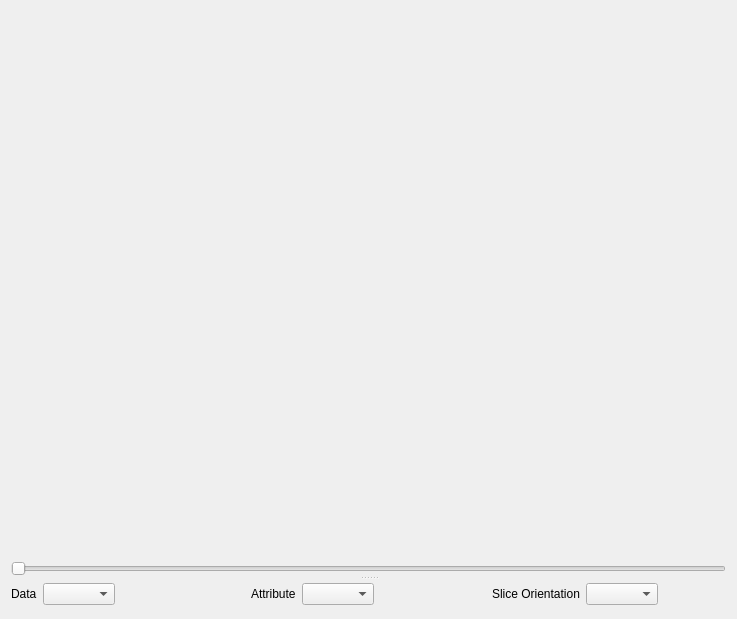
<?xml version="1.0" encoding="UTF-8"?>
<ui version="4.0">
 <class>ImageWidget</class>
 <widget class="QWidget" name="ImageWidget">
  <property name="geometry">
   <rect>
    <x>0</x>
    <y>0</y>
    <width>737</width>
    <height>619</height>
   </rect>
  </property>
  <property name="windowTitle">
   <string>Form</string>
  </property>
  <layout class="QHBoxLayout" name="horizontalLayout_5">
   <item>
    <widget class="QSplitter" name="splitter">
     <property name="orientation">
      <enum>Qt::Vertical</enum>
     </property>
     <widget class="QWidget" name="layoutWidget">
      <layout class="QVBoxLayout" name="verticalLayout_3">
       <item>
        <widget class="MplWidget" name="mplWidget" native="true">
         <property name="sizePolicy">
          <sizepolicy hsizetype="Expanding" vsizetype="Expanding">
           <horstretch>200</horstretch>
           <verstretch>200</verstretch>
          </sizepolicy>
         </property>
         <property name="minimumSize">
          <size>
           <width>400</width>
           <height>400</height>
          </size>
         </property>
        </widget>
       </item>
       <item>
        <widget class="QLabel" name="sliderLabel">
         <property name="text">
          <string/>
         </property>
         <property name="alignment">
          <set>Qt::AlignCenter</set>
         </property>
        </widget>
       </item>
       <item>
        <widget class="QSlider" name="imageSlider">
         <property name="enabled">
          <bool>true</bool>
         </property>
         <property name="toolTip">
          <string>Adjust the position of the slice plane</string>
         </property>
         <property name="orientation">
          <enum>Qt::Horizontal</enum>
         </property>
         <property name="invertedAppearance">
          <bool>false</bool>
         </property>
         <property name="invertedControls">
          <bool>false</bool>
         </property>
         <property name="tickPosition">
          <enum>QSlider::NoTicks</enum>
         </property>
         <property name="tickInterval">
          <number>0</number>
         </property>
        </widget>
       </item>
      </layout>
     </widget>
     <widget class="QWidget" name="layoutWidget">
      <layout class="QHBoxLayout" name="horizontalLayout_4">
       <item>
        <layout class="QHBoxLayout" name="horizontalLayout">
         <item>
          <widget class="QLabel" name="label">
           <property name="text">
            <string>Data</string>
           </property>
          </widget>
         </item>
         <item>
          <widget class="QComboBox" name="displayDataCombo">
           <property name="toolTip">
            <string>Set which data set to display</string>
           </property>
          </widget>
         </item>
         <item>
          <spacer name="horizontalSpacer">
           <property name="orientation">
            <enum>Qt::Horizontal</enum>
           </property>
           <property name="sizeHint" stdset="0">
            <size>
             <width>40</width>
             <height>20</height>
            </size>
           </property>
          </spacer>
         </item>
        </layout>
       </item>
       <item>
        <layout class="QHBoxLayout" name="horizontalLayout_2">
         <item>
          <widget class="QLabel" name="label_2">
           <property name="text">
            <string>Attribute</string>
           </property>
          </widget>
         </item>
         <item>
          <widget class="QComboBox" name="attributeComboBox">
           <property name="toolTip">
            <string>Set which attribute of the data to display</string>
           </property>
          </widget>
         </item>
         <item>
          <spacer name="horizontalSpacer_2">
           <property name="orientation">
            <enum>Qt::Horizontal</enum>
           </property>
           <property name="sizeHint" stdset="0">
            <size>
             <width>40</width>
             <height>20</height>
            </size>
           </property>
          </spacer>
         </item>
        </layout>
       </item>
       <item>
        <layout class="QHBoxLayout" name="horizontalLayout_3">
         <item>
          <widget class="QLabel" name="orientationLabel">
           <property name="enabled">
            <bool>true</bool>
           </property>
           <property name="text">
            <string>Slice Orientation</string>
           </property>
          </widget>
         </item>
         <item>
          <widget class="QComboBox" name="sliceComboBox">
           <property name="toolTip">
            <string>Set how to slice 3D cubes</string>
           </property>
          </widget>
         </item>
         <item>
          <spacer name="horizontalSpacer_3">
           <property name="orientation">
            <enum>Qt::Horizontal</enum>
           </property>
           <property name="sizeHint" stdset="0">
            <size>
             <width>40</width>
             <height>20</height>
            </size>
           </property>
          </spacer>
         </item>
        </layout>
       </item>
      </layout>
     </widget>
    </widget>
   </item>
  </layout>
 </widget>
 <customwidgets>
  <customwidget>
   <class>MplWidget</class>
   <extends>QWidget</extends>
   <header>mplwidget</header>
   <container>1</container>
  </customwidget>
 </customwidgets>
 <resources/>
 <connections>
  <connection>
   <sender>imageSlider</sender>
   <signal>sliderMoved(int)</signal>
   <receiver>sliderLabel</receiver>
   <slot>setNum(int)</slot>
   <hints>
    <hint type="sourcelabel">
     <x>368</x>
     <y>553</y>
    </hint>
    <hint type="destinationlabel">
     <x>368</x>
     <y>529</y>
    </hint>
   </hints>
  </connection>
 </connections>
</ui>
